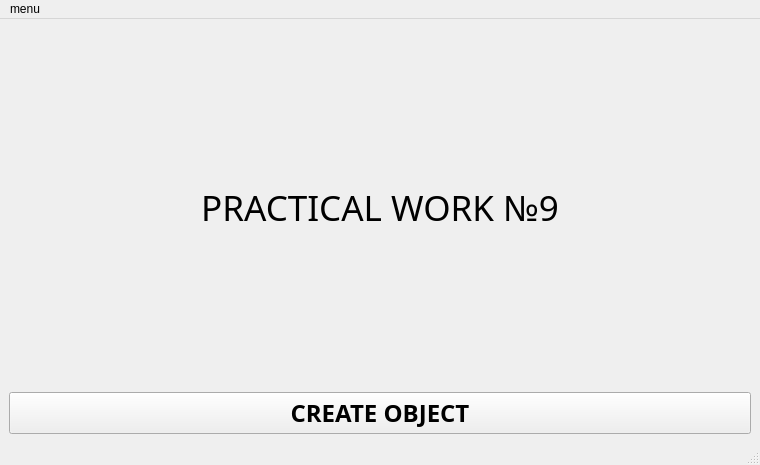
<?xml version="1.0" encoding="UTF-8"?>
<ui version="4.0">
 <class>MainWindow</class>
 <widget class="QMainWindow" name="MainWindow">
  <property name="geometry">
   <rect>
    <x>0</x>
    <y>0</y>
    <width>760</width>
    <height>465</height>
   </rect>
  </property>
  <property name="windowTitle">
   <string>PRACTICE</string>
  </property>
  <property name="windowIcon">
   <iconset resource="ICON.qrc">
    <normaloff>:/new/icon/icon.png</normaloff>:/new/icon/icon.png</iconset>
  </property>
  <widget class="QWidget" name="centralwidget">
   <layout class="QGridLayout" name="gridLayout">
    <item row="0" column="0">
     <widget class="QLabel" name="label_namePR">
      <property name="font">
       <font>
        <family>Modern No. 20</family>
        <pointsize>26</pointsize>
       </font>
      </property>
      <property name="text">
       <string>PRACTICAL WORK №9</string>
      </property>
      <property name="alignment">
       <set>Qt::AlignCenter</set>
      </property>
     </widget>
    </item>
    <item row="1" column="0">
     <widget class="QPushButton" name="pB_create">
      <property name="font">
       <font>
        <family>Century Gothic</family>
        <pointsize>18</pointsize>
        <bold>true</bold>
       </font>
      </property>
      <property name="text">
       <string>CREATE OBJECT</string>
      </property>
     </widget>
    </item>
   </layout>
  </widget>
  <widget class="QMenuBar" name="menubar">
   <property name="geometry">
    <rect>
     <x>0</x>
     <y>0</y>
     <width>760</width>
     <height>21</height>
    </rect>
   </property>
   <widget class="QMenu" name="menumenu">
    <property name="title">
     <string>menu</string>
    </property>
    <addaction name="actioncreat"/>
    <addaction name="actionshow"/>
    <addaction name="actionexit"/>
   </widget>
   <addaction name="menumenu"/>
  </widget>
  <widget class="QStatusBar" name="statusbar"/>
  <action name="actioncreat">
   <property name="icon">
    <iconset resource="ICON.qrc">
     <normaloff>:/new/icon/png-transparent-add-create-new-plus-sheet-icon.png</normaloff>:/new/icon/png-transparent-add-create-new-plus-sheet-icon.png</iconset>
   </property>
   <property name="text">
    <string>creat</string>
   </property>
  </action>
  <action name="actionshow">
   <property name="icon">
    <iconset resource="ICON.qrc">
     <normaloff>:/new/icon/office-reports-icon-outline-office-reports-vector-icon-for-web-design-isolated-on-white-background-700-219898713.jpg</normaloff>:/new/icon/office-reports-icon-outline-office-reports-vector-icon-for-web-design-isolated-on-white-background-700-219898713.jpg</iconset>
   </property>
   <property name="text">
    <string>show</string>
   </property>
  </action>
  <action name="actionexit">
   <property name="icon">
    <iconset resource="ICON.qrc">
     <normaloff>:/new/icon/png-clipart-power-symbol-computer-icons-international-electrotechnical-commission-exit-icon-hand-sign.png</normaloff>:/new/icon/png-clipart-power-symbol-computer-icons-international-electrotechnical-commission-exit-icon-hand-sign.png</iconset>
   </property>
   <property name="text">
    <string>exit</string>
   </property>
  </action>
 </widget>
 <resources>
  <include location="ICON.qrc"/>
 </resources>
 <connections/>
</ui>
